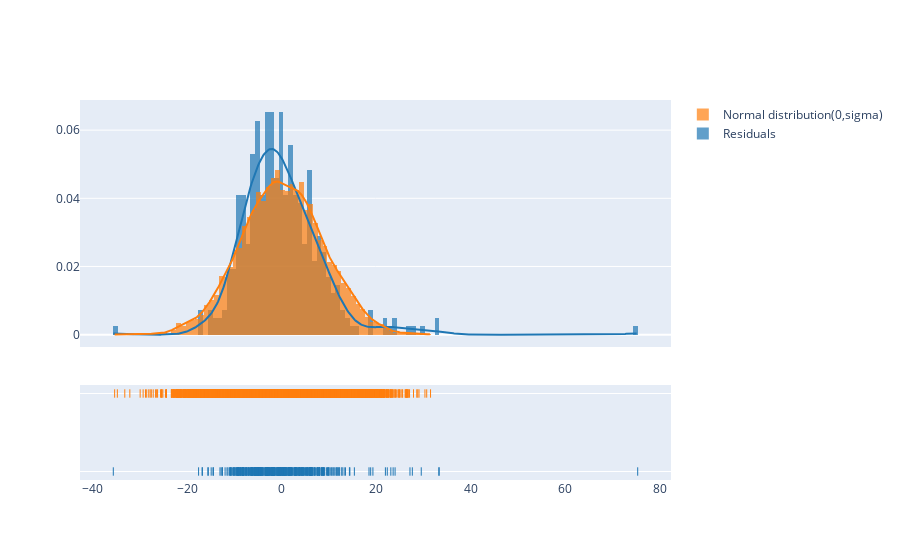

Write notebook code for a chart like this one.
### Code cell
#Results with 5 factors used

import plotly.figure_factory as ff
import numpy as np

sd = np.std([results.resid])
norm_dat = np.random.normal(0,sd,10000)


fig = ff.create_distplot([results.resid,norm_dat],["Residuals","Normal distribution(0,sigma)"])

fig.show()

### Figure 1 — Plotly figure (JSON) as saved in the notebook; plotly's stock layout.template omitted (floating-point values rounded to 4 significant figures; data arrays with more than 128 entries replaced by an {"elided": "..."} marker saying what was removed)
{"data": [{"autobinx": false, "histnorm": "probability density", "legendgroup": "Residuals", "marker": {"color": "rgb(31, 119, 180)"}, "name": "Residuals", "opacity": 0.7, "type": "histogram", "x": {"elided": "414 float values"}, "xaxis": "x", "xbins": {"end": 75.35, "size": 1, "start": -35.62}, "yaxis": "y"}, {"autobinx": false, "histnorm": "probability density", "legendgroup": "Normal distribution(0,sigma)", "marker": {"color": "rgb(255, 127, 14)"}, "name": "Normal distribution(0,sigma)", "opacity": 0.7, "type": "histogram", "x": {"elided": "10000 float values"}, "xaxis": "x", "xbins": {"end": 31.51, "size": 1, "start": -35.34}, "yaxis": "y"}, {"legendgroup": "Residuals", "marker": {"color": "rgb(31, 119, 180)"}, "mode": "lines", "name": "Residuals", "showlegend": false, "type": "scatter", "x": {"elided": "500 float values"}, "xaxis": "x", "y": {"elided": "500 float values"}, "yaxis": "y"}, {"legendgroup": "Normal distribution(0,sigma)", "marker": {"color": "rgb(255, 127, 14)"}, "mode": "lines", "name": "Normal distribution(0,sigma)", "showlegend": false, "type": "scatter", "x": {"elided": "500 float values"}, "xaxis": "x", "y": {"elided": "500 float values"}, "yaxis": "y"}, {"legendgroup": "Residuals", "marker": {"color": "rgb(31, 119, 180)", "symbol": "line-ns-open"}, "mode": "markers", "name": "Residuals", "showlegend": false, "type": "scatter", "x": {"elided": "414 float values"}, "xaxis": "x", "y": {"elided": "414 str values"}, "yaxis": "y2"}, {"legendgroup": "Normal distribution(0,sigma)", "marker": {"color": "rgb(255, 127, 14)", "symbol": "line-ns-open"}, "mode": "markers", "name": "Normal distribution(0,sigma)", "showlegend": false, "type": "scatter", "x": {"elided": "10000 float values"}, "xaxis": "x", "y": {"elided": "10000 str values"}, "yaxis": "y2"}], "layout": {"barmode": "overlay", "hovermode": "closest", "legend": {"traceorder": "reversed"}, "xaxis": {"anchor": "y2", "domain": [0, 1], "zeroline": false}, "yaxis": {"anchor": "free", "domain": [0.35, 1], "position": 0}, "yaxis2": {"anchor": "x", "domain": [0, 0.25], "dtick": 1, "showticklabels": false}}}
